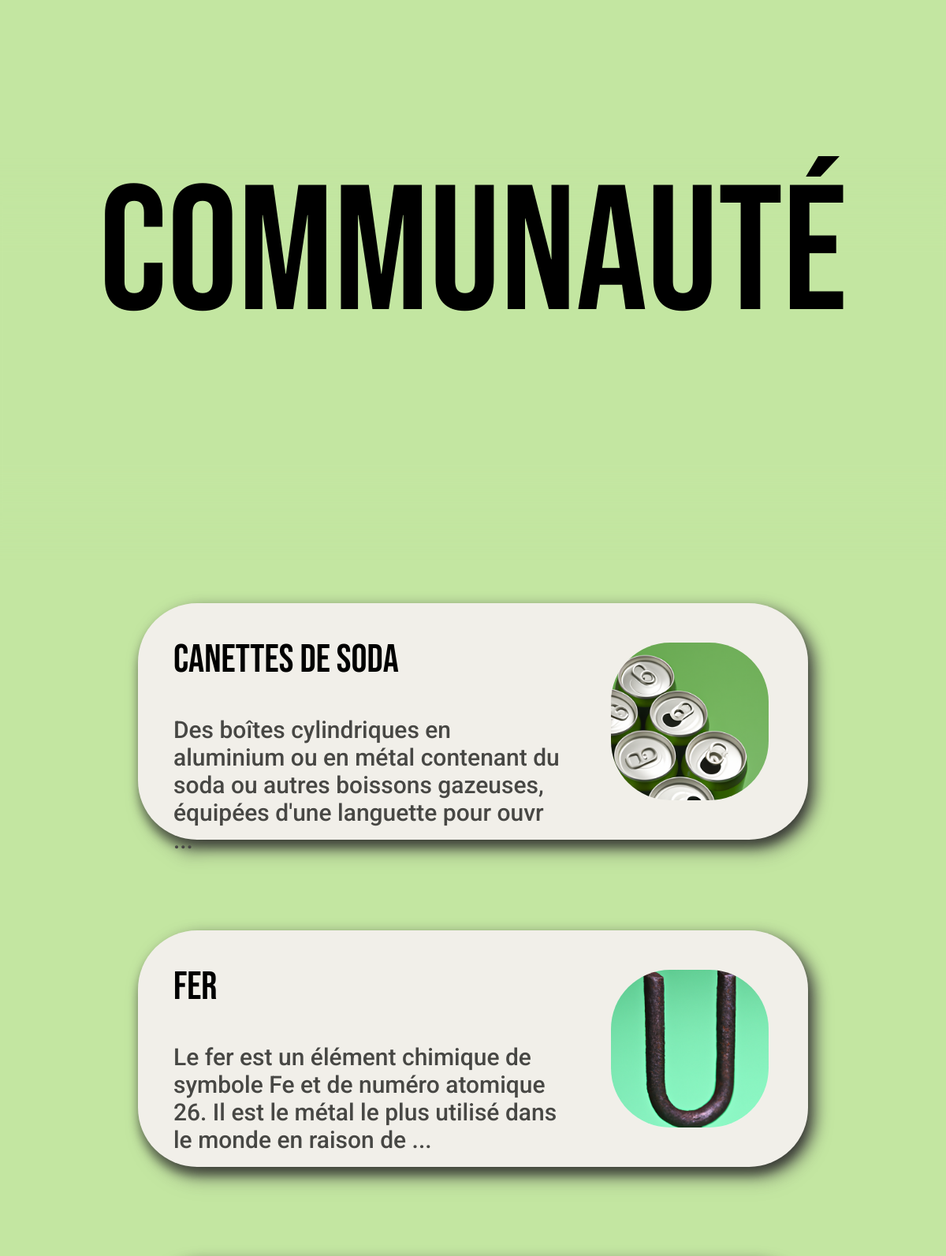
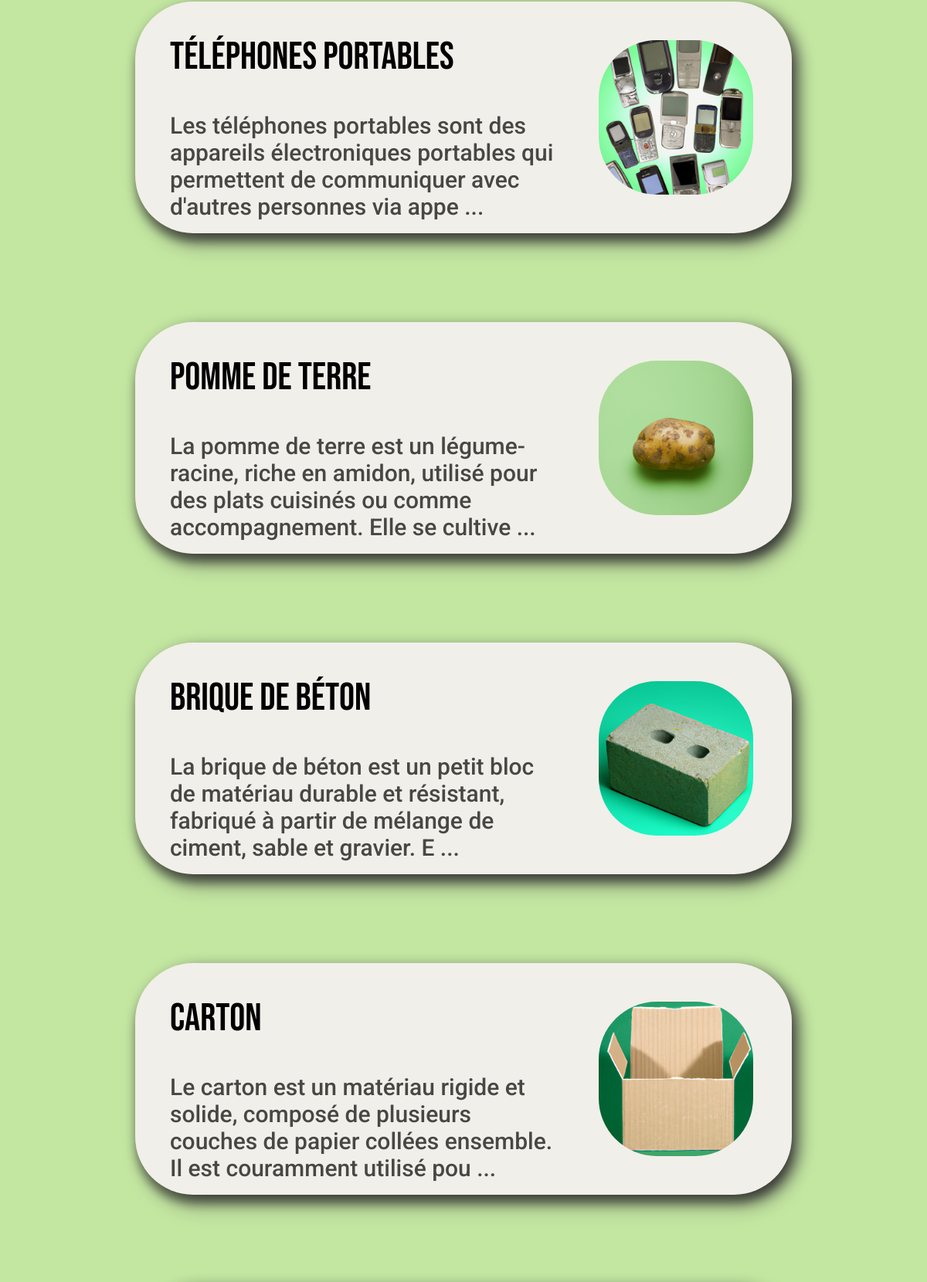
The app's page /popular (upper part) with its own data (2 pictures, top to bottom).
### app/models.py (models this page shows, shortened)
class Waste(db.Model):
    id = db.Column(db.Integer, primary_key=True)
    name = db.Column(db.String(50), unique=True, nullable=False)
    description = db.Column(db.Text, nullable=False)
    list_recycling_possibilitites = db.Column(db.Text, nullable=False)
    nb_views = db.Column(db.Integer, nullable=False, default=0)
    last_viewed = db.Column(db.DateTime, nullable=False,
                            default=datetime.utcnow)

### app/wastes/routes.py (the view)
@wastes_bp.route('/popular')
def popular():
    page = request.args.get('page', 1, type=int)
    wastes = Waste.query.order_by(
        Waste.nb_views.desc()).paginate(page=page, per_page=10)
    return render_template('popular.html', wastes=wastes, title='Popular', location='popular')

### app/templates/popular.html (shortened to what this page needs)
{%extends "layout.html"%}
{% block head%}
<link rel="stylesheet" href="{{ url_for('static', filename='css/article-waste-container.css') }}">
{% endblock %}
{% block content %}
<div class="div-content-site">
    <nav class="navbar">
        <div class="navbar-blur"></div>
        <h1>COMMUNAUTÉ</h1>
    </nav>
    {% for waste in wastes.items %}
    <div class="content-container">
        <a href="{{ url_for('wastes.waste', waste_id=waste.id) }}" target="_self">
            <div class="text-container">
                <h2>{{ waste.name }}</h2>
                {% if waste.description[:130] !=  waste.description[:131] %}
                <p>{{ waste.description[:130] + ' ...' }}</p>
                {% else %}
                <p>{{ waste.description }}</p>
                {% endif %}
            </div>
            <div class="image-container">
                <img src={{ url_for('static', filename='uploads/wastes/' + waste.name + '.png' ) }} alt="Image">
            </div>
        </a>
    </div>
    {% endfor %}
</div>
{% endblock content %}

### app/static/css/main.css (style rules this page uses)
body { background-color: #C3E6A1; font-family: 'Roboto', sans-serif; }
.navbar, .navbar-search { position: fixed; left: 0%; width: 100%; top: 0%; z-index: 9998; margin: 0; }
.navbar { height: 650px; }
.navbar-blur, .navbar-search-blur { position: absolute; left: -4.63%; right: -4.63%; bottom: 0%; background: #C3E6A1; filter: blur(25px); }
.navbar-blur { top: 40%; }
.navbar h1, .navbar-search h1 { left: 0; right: 0; position: absolute; margin: auto; display: flex; align-items: center; justify-content: center; text-align: center; font-family: 'Bebas Neue'; font-style: normal; font-weight: 400; font-size: 225px; line-height: 270px; color: #000000; }
.navbar h1 { top: 5%; bottom: 5%; }
.div-content-site { position: relative; left: 0%; right: 0%; margin-top: 765px; margin-bottom: 260px; padding-bottom: 230px; }

### app/static/css/article-waste-container.css (style rules this page uses)
.content-container { filter: drop-shadow(8px 8px 10px #474744); Width: 850px; Height: 300px; margin-top: 115px; margin-left: calc(50% - 850px/2); margin-right: calc(50% + 850px/2); text-decoration: none; background: #F1EFE9; box-shadow: 0px 11px 11px rgba(0, 0, 0, 0.25); border-radius: 75px; }
.text-container { position: absolute; left: 5.29%; right: 35.88%; font-style: normal; }
.text-container h2 { top: 15%; bottom: 62.67%; font-family: 'Bebas Neue'; font-weight: 400; font-size: 50px; line-height: 60px; display: flex; align-items: center; color: #000000; }
.text-container p { top: 40%; bottom: 15%; font-family: 'Roboto'; font-weight: 500; font-size: 30px; line-height: 35px; color: #474744; }
.image-container { position: absolute; left: 70.59%; right: 5.88%; top: 16.67%; bottom: 16.67%; background: #FFFCF8; border-radius: 75px; }
.image-container img { width: 100%; height: 100%; object-fit: cover; border-radius: 75px; }

### records on screen
Waste: name "canettes de soda", description "Des boîtes cylindriques en aluminium ou en métal contenant du soda ou autres boissons gazeuses, équipées d'une languette pour ouvr ...", name (picture)
Waste: name "fer", description "Le fer est un élément chimique de symbole Fe et de numéro atomique 26. Il est le métal le plus utilisé dans le monde en raison de ...", shows a picture
Waste: name "téléphones portables", description "Les téléphones portables sont des appareils électroniques portables qui permettent de communiquer avec d'autres personnes via appe ...", name (picture)
Waste: name "pomme de terre", description "La pomme de terre est un légume-racine, riche en amidon, utilisé pour des plats cuisinés ou comme accompagnement. Elle se cultive ...", name (picture)
Waste: name "brique de béton", description "La brique de béton est un petit bloc de matériau durable et résistant, fabriqué à partir de mélange de ciment, sable et gravier. E ...", name (picture)
Waste: name "carton", description "Le carton est un matériau rigide et solide, composé de plusieurs couches de papier collées ensemble. Il est couramment utilisé pou ...", name (picture)
